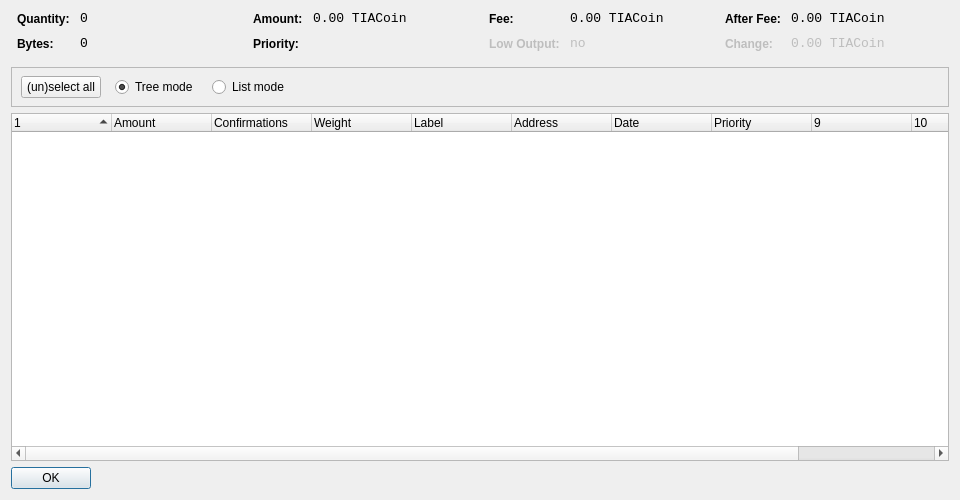
<?xml version="1.0" encoding="UTF-8"?>
<ui version="4.0">
 <class>CoinControlDialog</class>
 <widget class="QDialog" name="CoinControlDialog">
  <property name="geometry">
   <rect>
    <x>0</x>
    <y>0</y>
    <width>960</width>
    <height>500</height>
   </rect>
  </property>
  <property name="windowTitle">
   <string>Coin Control</string>
  </property>
  <layout class="QVBoxLayout" name="verticalLayout">
   <item>
    <layout class="QHBoxLayout" name="horizontalLayoutTop" stretch="0,0,0,0">
     <property name="topMargin">
      <number>0</number>
     </property>
     <property name="bottomMargin">
      <number>10</number>
     </property>
     <item>
      <layout class="QFormLayout" name="formLayoutCoinControl1">
       <property name="horizontalSpacing">
        <number>10</number>
       </property>
       <property name="verticalSpacing">
        <number>10</number>
       </property>
       <property name="leftMargin">
        <number>6</number>
       </property>
       <property name="rightMargin">
        <number>6</number>
       </property>
       <item row="0" column="0">
        <widget class="QLabel" name="labelCoinControlQuantityText">
         <property name="styleSheet">
          <string notr="true">font-weight:bold;</string>
         </property>
         <property name="text">
          <string>Quantity:</string>
         </property>
        </widget>
       </item>
       <item row="0" column="1">
        <widget class="QLabel" name="labelCoinControlQuantity">
         <property name="font">
          <font>
           <family>Monospace</family>
           <pointsize>10</pointsize>
          </font>
         </property>
         <property name="cursor">
          <cursorShape>IBeamCursor</cursorShape>
         </property>
         <property name="contextMenuPolicy">
          <enum>Qt::ActionsContextMenu</enum>
         </property>
         <property name="text">
          <string notr="true">0</string>
         </property>
         <property name="textInteractionFlags">
          <set>Qt::LinksAccessibleByMouse|Qt::TextSelectableByKeyboard|Qt::TextSelectableByMouse</set>
         </property>
        </widget>
       </item>
       <item row="1" column="0">
        <widget class="QLabel" name="labelCoinControlBytesText">
         <property name="styleSheet">
          <string notr="true">font-weight:bold;</string>
         </property>
         <property name="text">
          <string>Bytes:</string>
         </property>
        </widget>
       </item>
       <item row="1" column="1">
        <widget class="QLabel" name="labelCoinControlBytes">
         <property name="font">
          <font>
           <family>Monospace</family>
           <pointsize>10</pointsize>
          </font>
         </property>
         <property name="cursor">
          <cursorShape>IBeamCursor</cursorShape>
         </property>
         <property name="contextMenuPolicy">
          <enum>Qt::ActionsContextMenu</enum>
         </property>
         <property name="text">
          <string notr="true">0</string>
         </property>
         <property name="textInteractionFlags">
          <set>Qt::LinksAccessibleByMouse|Qt::TextSelectableByKeyboard|Qt::TextSelectableByMouse</set>
         </property>
        </widget>
       </item>
      </layout>
     </item>
     <item>
      <layout class="QFormLayout" name="formLayoutCoinControl2">
       <property name="horizontalSpacing">
        <number>10</number>
       </property>
       <property name="verticalSpacing">
        <number>10</number>
       </property>
       <property name="leftMargin">
        <number>6</number>
       </property>
       <property name="rightMargin">
        <number>6</number>
       </property>
       <item row="0" column="0">
        <widget class="QLabel" name="labelCoinControlAmountText">
         <property name="styleSheet">
          <string notr="true">font-weight:bold;</string>
         </property>
         <property name="text">
          <string>Amount:</string>
         </property>
        </widget>
       </item>
       <item row="0" column="1">
        <widget class="QLabel" name="labelCoinControlAmount">
         <property name="font">
          <font>
           <family>Monospace</family>
           <pointsize>10</pointsize>
          </font>
         </property>
         <property name="cursor">
          <cursorShape>IBeamCursor</cursorShape>
         </property>
         <property name="contextMenuPolicy">
          <enum>Qt::ActionsContextMenu</enum>
         </property>
         <property name="text">
          <string notr="true">0.00 TIACoin</string>
         </property>
         <property name="textInteractionFlags">
          <set>Qt::LinksAccessibleByMouse|Qt::TextSelectableByKeyboard|Qt::TextSelectableByMouse</set>
         </property>
        </widget>
       </item>
       <item row="1" column="0">
        <widget class="QLabel" name="labelCoinControlPriorityText">
         <property name="styleSheet">
          <string notr="true">font-weight:bold;</string>
         </property>
         <property name="text">
          <string>Priority:</string>
         </property>
        </widget>
       </item>
       <item row="1" column="1">
        <widget class="QLabel" name="labelCoinControlPriority">
         <property name="font">
          <font>
           <family>Monospace</family>
           <pointsize>10</pointsize>
          </font>
         </property>
         <property name="cursor">
          <cursorShape>IBeamCursor</cursorShape>
         </property>
         <property name="contextMenuPolicy">
          <enum>Qt::ActionsContextMenu</enum>
         </property>
         <property name="text">
          <string/>
         </property>
         <property name="textInteractionFlags">
          <set>Qt::LinksAccessibleByMouse|Qt::TextSelectableByKeyboard|Qt::TextSelectableByMouse</set>
         </property>
        </widget>
       </item>
      </layout>
     </item>
     <item>
      <layout class="QFormLayout" name="formLayoutCoinControl3">
       <property name="horizontalSpacing">
        <number>10</number>
       </property>
       <property name="verticalSpacing">
        <number>10</number>
       </property>
       <property name="leftMargin">
        <number>6</number>
       </property>
       <property name="rightMargin">
        <number>6</number>
       </property>
       <item row="0" column="0">
        <widget class="QLabel" name="labelCoinControlFeeText">
         <property name="styleSheet">
          <string notr="true">font-weight:bold;</string>
         </property>
         <property name="text">
          <string>Fee:</string>
         </property>
        </widget>
       </item>
       <item row="0" column="1">
        <widget class="QLabel" name="labelCoinControlFee">
         <property name="font">
          <font>
           <family>Monospace</family>
           <pointsize>10</pointsize>
          </font>
         </property>
         <property name="cursor">
          <cursorShape>IBeamCursor</cursorShape>
         </property>
         <property name="contextMenuPolicy">
          <enum>Qt::ActionsContextMenu</enum>
         </property>
         <property name="text">
          <string notr="true">0.00 TIACoin</string>
         </property>
         <property name="textInteractionFlags">
          <set>Qt::LinksAccessibleByMouse|Qt::TextSelectableByKeyboard|Qt::TextSelectableByMouse</set>
         </property>
        </widget>
       </item>
       <item row="1" column="0">
        <widget class="QLabel" name="labelCoinControlLowOutputText">
         <property name="enabled">
          <bool>false</bool>
         </property>
         <property name="styleSheet">
          <string notr="true">font-weight:bold;</string>
         </property>
         <property name="text">
          <string>Low Output:</string>
         </property>
        </widget>
       </item>
       <item row="1" column="1">
        <widget class="QLabel" name="labelCoinControlLowOutput">
         <property name="enabled">
          <bool>false</bool>
         </property>
         <property name="font">
          <font>
           <family>Monospace</family>
           <pointsize>10</pointsize>
          </font>
         </property>
         <property name="cursor">
          <cursorShape>IBeamCursor</cursorShape>
         </property>
         <property name="contextMenuPolicy">
          <enum>Qt::ActionsContextMenu</enum>
         </property>
         <property name="text">
          <string notr="true">no</string>
         </property>
         <property name="textInteractionFlags">
          <set>Qt::LinksAccessibleByMouse|Qt::TextSelectableByKeyboard|Qt::TextSelectableByMouse</set>
         </property>
        </widget>
       </item>
      </layout>
     </item>
     <item>
      <layout class="QFormLayout" name="formLayoutCoinControl4">
       <property name="horizontalSpacing">
        <number>10</number>
       </property>
       <property name="verticalSpacing">
        <number>10</number>
       </property>
       <property name="leftMargin">
        <number>6</number>
       </property>
       <property name="rightMargin">
        <number>6</number>
       </property>
       <item row="0" column="0">
        <widget class="QLabel" name="labelCoinControlAfterFeeText">
         <property name="styleSheet">
          <string notr="true">font-weight:bold;</string>
         </property>
         <property name="text">
          <string>After Fee:</string>
         </property>
        </widget>
       </item>
       <item row="0" column="1">
        <widget class="QLabel" name="labelCoinControlAfterFee">
         <property name="font">
          <font>
           <family>Monospace</family>
           <pointsize>10</pointsize>
          </font>
         </property>
         <property name="cursor">
          <cursorShape>IBeamCursor</cursorShape>
         </property>
         <property name="contextMenuPolicy">
          <enum>Qt::ActionsContextMenu</enum>
         </property>
         <property name="text">
          <string notr="true">0.00 TIACoin</string>
         </property>
         <property name="textInteractionFlags">
          <set>Qt::LinksAccessibleByMouse|Qt::TextSelectableByKeyboard|Qt::TextSelectableByMouse</set>
         </property>
        </widget>
       </item>
       <item row="1" column="0">
        <widget class="QLabel" name="labelCoinControlChangeText">
         <property name="enabled">
          <bool>false</bool>
         </property>
         <property name="styleSheet">
          <string notr="true">font-weight:bold;</string>
         </property>
         <property name="text">
          <string>Change:</string>
         </property>
        </widget>
       </item>
       <item row="1" column="1">
        <widget class="QLabel" name="labelCoinControlChange">
         <property name="enabled">
          <bool>false</bool>
         </property>
         <property name="font">
          <font>
           <family>Monospace</family>
           <pointsize>10</pointsize>
          </font>
         </property>
         <property name="cursor">
          <cursorShape>IBeamCursor</cursorShape>
         </property>
         <property name="contextMenuPolicy">
          <enum>Qt::ActionsContextMenu</enum>
         </property>
         <property name="text">
          <string notr="true">0.00 TIACoin</string>
         </property>
         <property name="textInteractionFlags">
          <set>Qt::LinksAccessibleByMouse|Qt::TextSelectableByKeyboard|Qt::TextSelectableByMouse</set>
         </property>
        </widget>
       </item>
      </layout>
     </item>
    </layout>
   </item>
   <item>
    <widget class="QFrame" name="frame">
     <property name="minimumSize">
      <size>
       <width>0</width>
       <height>40</height>
      </size>
     </property>
     <property name="frameShape">
      <enum>QFrame::StyledPanel</enum>
     </property>
     <property name="frameShadow">
      <enum>QFrame::Sunken</enum>
     </property>
     <widget class="QWidget" name="horizontalLayoutWidget">
      <property name="geometry">
       <rect>
        <x>10</x>
        <y>0</y>
        <width>781</width>
        <height>41</height>
       </rect>
      </property>
      <layout class="QHBoxLayout" name="horizontalLayoutPanel" stretch="0,0,0,0,0">
       <property name="spacing">
        <number>14</number>
       </property>
       <item>
        <widget class="QPushButton" name="pushButtonSelectAll">
         <property name="sizePolicy">
          <sizepolicy hsizetype="Maximum" vsizetype="Fixed">
           <horstretch>0</horstretch>
           <verstretch>0</verstretch>
          </sizepolicy>
         </property>
         <property name="text">
          <string>(un)select all</string>
         </property>
        </widget>
       </item>
       <item>
        <widget class="QRadioButton" name="radioTreeMode">
         <property name="sizePolicy">
          <sizepolicy hsizetype="Maximum" vsizetype="Fixed">
           <horstretch>0</horstretch>
           <verstretch>0</verstretch>
          </sizepolicy>
         </property>
         <property name="text">
          <string>Tree mode</string>
         </property>
         <property name="checked">
          <bool>true</bool>
         </property>
        </widget>
       </item>
       <item>
        <widget class="QRadioButton" name="radioListMode">
         <property name="sizePolicy">
          <sizepolicy hsizetype="Maximum" vsizetype="Fixed">
           <horstretch>0</horstretch>
           <verstretch>0</verstretch>
          </sizepolicy>
         </property>
         <property name="text">
          <string>List mode</string>
         </property>
        </widget>
       </item>
       <item>
        <spacer name="horizontalSpacer">
         <property name="orientation">
          <enum>Qt::Horizontal</enum>
         </property>
         <property name="sizeHint" stdset="0">
          <size>
           <width>40</width>
           <height>20</height>
          </size>
         </property>
        </spacer>
       </item>
      </layout>
     </widget>
    </widget>
   </item>
   <item>
    <widget class="CoinControlTreeWidget" name="treeWidget">
     <property name="contextMenuPolicy">
      <enum>Qt::CustomContextMenu</enum>
     </property>
     <property name="sortingEnabled">
      <bool>false</bool>
     </property>
     <property name="columnCount">
      <number>11</number>
     </property>
     <attribute name="headerShowSortIndicator" stdset="0">
      <bool>true</bool>
     </attribute>
     <attribute name="headerStretchLastSection">
      <bool>false</bool>
     </attribute>
     <column>
      <property name="text">
       <string/>
      </property>
     </column>
     <column>
      <property name="text">
       <string>Amount</string>
      </property>
     </column>
     <column>
      <property name="text">
       <string>Confirmations</string>
      </property>
      <property name="toolTip">
       <string>Confirmed</string>
      </property>
     </column>
     <column>
      <property name="text">
       <string>Weight</string>
      </property>
     </column>	 	 
     <column>
      <property name="text">
       <string>Label</string>
      </property>
     </column>
     <column>
      <property name="text">
       <string>Address</string>
      </property>
     </column>
     <column>
      <property name="text">
       <string>Date</string>
      </property>
     </column>
     <column>
      <property name="text">
       <string>Priority</string>
      </property>
     </column>
     <column>
      <property name="text">
       <string/>
      </property>
     </column>
     <column>
      <property name="text">
       <string/>
      </property>
     </column>
     <column>
      <property name="text">
       <string/>
      </property>
     </column>
     <column>
      <property name="text">
       <string/>
      </property>
     </column>
    </widget>
   </item>
   <item>
    <widget class="QDialogButtonBox" name="buttonBox">
     <property name="sizePolicy">
      <sizepolicy hsizetype="Maximum" vsizetype="Fixed">
       <horstretch>0</horstretch>
       <verstretch>0</verstretch>
      </sizepolicy>
     </property>
     <property name="orientation">
      <enum>Qt::Horizontal</enum>
     </property>
     <property name="standardButtons">
      <set>QDialogButtonBox::Ok</set>
     </property>
    </widget>
   </item>
  </layout>
 </widget>
 <customwidgets>
  <customwidget>
   <class>CoinControlTreeWidget</class>
   <extends>QTreeWidget</extends>
   <header>coincontroltreewidget.h</header>
  </customwidget>
 </customwidgets>
 <resources/>
 <connections/>
</ui>
